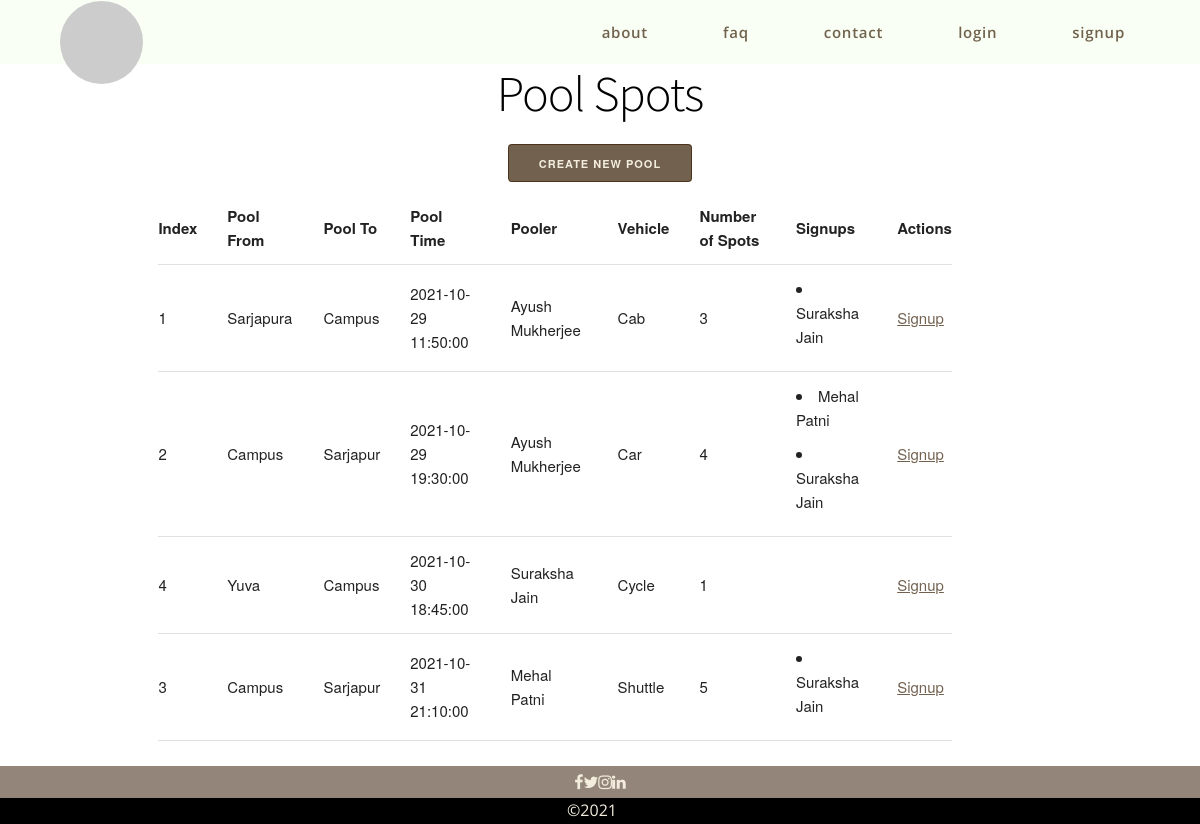
Before: /pool/ with the older database file.
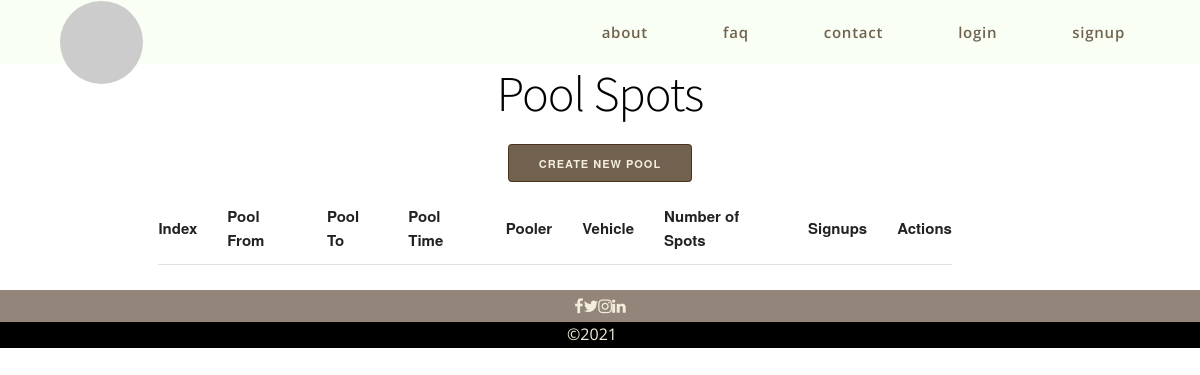
After: the same page with the newer database file.
### suslab/users/models.py (models this page shows, shortened)
class ProductBase(db.Model):
    __abstract__ = True
    id = db.Column(db.Integer, primary_key=True)
    date_created = db.Column(db.DateTime, default=db.func.current_timestamp())
    date_modified = db.Column(db.DateTime, default=db.func.current_timestamp(),
                              onupdate=db.func.current_timestamp())

class Pool(ProductBase):
    __tablename__ = 'pools'
    from_ = db.Column(db.String(32), nullable=False)
    to_ = db.Column(db.String(32), nullable=False)
    time = db.Column(db.DateTime, nullable=False)
    vehicle = db.Column(db.String(32), nullable=False)
    spots = db.Column(db.Integer, nullable=False)
    pooler_id = db.Column(db.Integer, db.ForeignKey('poolers.id'))
    pooler = db.relationship('Pooler', backref=db.backref('pools'))
    signups = db.relationship('Signup', secondary='pools_signups', backref=db.backref('pools'))

class User(db.Model, UserMixin):
    __tablename__ = 'users'
    id = db.Column(db.Integer, primary_key=True)
    email = db.Column(db.String(128), unique=True)
    password = db.Column(db.String(32))
    name = db.Column(db.String(64))
    active = db.Column(db.Boolean())
    confirmed_at = db.Column(db.DateTime())
    roles = db.relationship('Role', secondary=roles_users,
                            backref=db.backref('users', lazy='dynamic'))

class ReferenceUserMixin():
    @declared_attr
    def user_id(cls):
        return db.Column(db.Integer, db.ForeignKey('users.id'))

class Signup(ReferenceUserMixin, db.Model):
    __tablename__ = 'signups'
    id = db.Column(db.Integer, primary_key=True)

### suslab/pool/controllers.py (the view)
@pool.route('/', methods=['GET', 'POST'])
def index():
    Pool, *_ = _db_conn()
    pools = Pool.query.order_by(Pool.time).all()
    return render_template('pool/index.html', pools=pools)

### suslab/__init__.py (called while the page is built)
@app.context_processor
def utility_processor():
    def user_avatar(user_name, category='croodles-neutral'):
        user_name_clean = '-'.join(user_name.split())
        return f'https://avatars.dicebear.com/api/{category}/{user_name_clean}.svg'
    return dict(user_avatar=user_avatar)

### suslab/pool/controllers.py (called while the page is built)
def _db_conn():
    from suslab.users.models import Pool, Pooler, Signup
    from suslab import db
    return Pool, Pooler, Signup, db

### suslab/templates/pool/index.html (shortened to what this page needs)
{% extends './base.html' %}
{% block head %}
<link rel="stylesheet" href="{{ url_for('static', filename='css/bulletin.css') }}">
{% endblock %}
{% block body %}
<h1 class="title">Pool Spots</h1>
<div id="bulletin-form-link">
    <a href="/pool/create-pool" class="button button-primary">Create New Pool</a>
</div>
<div class="container">
    <div class="row">
        <div class="ten columns">
            <table class="center">
                <tr>
                    <th>Index</th>
                    <th>Pool From</th>
                    <th>Pool To</th>
                    <th>Pool Time</th>
                    <th>Pooler</th>
                    <th>Vehicle</th>
                    <th>Number of Spots</th>
                    <th>Signups</th>
                    <th>Actions</th>
                </tr>
                {% for pool in pools %}
                    <tr>
                        <td>{{ pool.id }}</td>
                        <td>{{ pool.from_ }}</td>
                        <td>{{ pool.to_ }}</td>
                        <td>{{ pool.time }}</td>
                        <td>{{ pool.pooler.user.name }}</td>
                        <td>{{ pool.vehicle }}</td>
                        <td>{{ pool.spots }}</td>
                        <td>
                            {%if pool.signups %}
                                {% for signup in pool.signups %}
                                    <li>{{ signup.user.name }}</li>
                                {% endfor %}
                            {% endif %}
                        </td>
                        <td>
                            <a href="/pool/signup/{{pool.id}}">Signup</a>
                        </td>
                    </tr>
                {% endfor %}
            </table>
        </div>
    </div>
</div>
{% endblock %}

### suslab/templates/base.html (shortened to what this page needs)
<!doctype html>
<html class="no-js" lang="">
<head>
  <link rel="stylesheet" href="https://cdnjs.cloudflare.com/ajax/libs/font-awesome/4.7.0/css/font-awesome.min.css">
  <link rel="stylesheet" href="{{ url_for('static', filename='css/normalize.css') }}">
  <link rel="stylesheet" href="{{ url_for('static', filename='css/skeleton.css') }}">
  <link rel="stylesheet" href="{{ url_for('static', filename='css/base.css') }}">
  {% block head %}{% endblock %}
</head>
<body>
  <nav class="navbar">
    <div class="home" id="home">
      <a href="/" class="logo">
        <img class="logo" id="logo" src="https://picsum.photos/200">
      </a>
    </div>
    <div class="nav-group flex-horizontal">
      <ul class="nav-group-list flex-group-list">
        <li class="nav-item flex-text-item"><a class="nav-item-link">about</a></li>
        <li class="nav-item flex-text-item"><a class="nav-item-link">faq</a></li>
        <li class="nav-item flex-text-item"><a class="nav-item-link" href="/contact">contact</a></li>
        {% if current_user.is_authenticated %}
        <li class="nav-item flex-text-item"><a href="/logout"class="nav-item-link">logout</a></li>
      </ul>
    </div>
        {% else %}
          <li class="nav-item flex-text-item"><a href="/login" class="nav-item-link">login</a></li>
          <li class="nav-item flex-text-item"><a href="/register" class="nav-item-link">signup</a></li>
          {% endif %}
      </ul>
    </div>
  </nav>
  <div class="spacer"></div>
  {% block body %}{% endblock %}
  <section class="social-media flex-horizontal">
      <div class="social-media-icon facebook">
        <a href="https://www.facebook.com/suscom.apu" target="_blank" rel="noopener noreferrer" class="fa fa-facebook"></a>
      </div>
      <div class="social-media-icon twitter">
        <a href="https://twitter.com/ApuSuscom" target="_blank" rel="noopener noreferrer" class="fa fa-twitter"></a>
      </div>
      <div class="social-media-icon instagram">
        <a href="https://www.instagram.com/suscom_apu" target="_blank" rel="noopener noreferrer" class="fa fa-instagram"></a>
      </div>
      <div class="social-media-icon linkedin">
        <a href="https://www.linkedin.com/in/suscom-apu-511904211" target="_blank" rel="noopener noreferrer" class="fa fa-linkedin"></a>
      </div>
  </section>
  <footer>
    <ul class="flex-horizontal flex-group-list">
      <li class="footer-item flex-text-item">&#169;2021</li>
    </ul>
  </footer>
</body>
</html>

### suslab/static/css/skeleton.css (style rules this page uses)
:root { --colour-primary: rgba(236, 255, 220, 0.33); --colour-accent: rgba(120, 103, 88, 0.8); --colour-dark: rgba(56, 31, 7, 0.7); --colour-primary-opaque: rgba(236, 255, 220, 1); --colour-accent-opaque: rgba(120, 103, 88, 1); --colour-dark-opaque: rgba(56, 31, 7, 1); --colour-white: rgb(242, 237, 221); --colour-black: black; --colour-transparent: rgba(255, 255, 255, 0.16); --colour-warn: red; --ff-accent: 'Open Sans', sans-serif; --ff-sans: 'Source Sans Pro', sans-serif; --nav-height: 8vh; --section-height-primary: 100vh; --section-height-reduced: 55vh; --section-height-strip: 4vh; --gap: 2 rem; }
.container { position: relative; width: 100%; max-width: 960px; margin: 0 auto; padding: 0 20px; box-sizing: border-box; }
.column, .columns { width: 100%; float: left; box-sizing: border-box; }
@media (min-width: 400px) { .container { width: 85%; padding: 0; } }
@media (min-width: 700px) { .container { width: 80%; } }
@media (min-width: 700px) { .column, .columns { margin-left: 4%; } }
@media (min-width: 700px) { .ten.columns { width: 82.6666666667%; } }
html { font-size: 62.5%; }
body { font-size: 1.5em; line-height: 1.6; font-weight: 400; font-family: "Raleway", "HelveticaNeue", "Helvetica Neue", Helvetica, Arial, sans-serif; color: #222; }
h1, h2, h3, h4, h5, h6 { margin-top: 0; margin-bottom: 2rem; font-weight: 300; }
h1 { font-size: 4.0rem; line-height: 1.2; letter-spacing: -.1rem; }
@media (min-width: 550px) { h1 { font-size: 5.0rem; } }
a { color: var(--colour-dark); }
a:not(.button, .button-primary):is(:hover, :focus) { color: var(--colour-dark-opaque); }
.button, button, input[type="submit"], input[type="reset"], input[type="button"] { display: inline-block; height: 38px; padding: 0 30px; color: var(--colour-dark-opaque); text-align: center; font-size: 11px; font-weight: 600; line-height: 38px; letter-spacing: .1rem; text-transform: uppercase; text-decoration: none; white-space: nowrap; background-color: transparent; border-radius: 4px; border: 1px solid var(--colour-dark); cursor: pointer; box-sizing: border-box; }
.button.button-primary, button.button-primary, input[type="submit"].button-primary, input[type="reset"].button-primary, input[type="button"].button-primary { color: var(--colour-white); background-color: var(--colour-dark); border-color: var(--colour-dark); }
ul { list-style: circle inside; }
ol, ul { padding-left: 0; margin-top: 0; }
li { margin-bottom: 1rem; }
th, td { padding: 12px 15px; text-align: left; border-bottom: 1px solid #E1E1E1; }
th:first-child, td:first-child { padding-left: 0; }
th:last-child, td:last-child { padding-right: 0; }
button, .button { margin-bottom: 1rem; }
pre, blockquote, dl, figure, table, p, ul, ol, form { margin-bottom: 2.5rem; }
.container:after, .row:after, .u-cf { content: ""; display: table; clear: both; }

### suslab/static/css/bulletin.css (style rules this page uses)
.title { text-align: center; }
#bulletin-form-link { text-align: center; }

Changed rows visible on the page:
removed Pool: id "1", from_ "Sarjapura", to_ "Campus", time "2021-10-29 11:50:00", pooler.user.name "Ayush Mukherjee", vehicle "Cab", spots "3"
removed Signup: user.name "Suraksha Jain"
removed Pool: id "2", from_ "Campus", to_ "Sarjapur", time "2021-10-29 19:30:00", pooler.user.name "Ayush Mukherjee", vehicle "Car", spots "4"
removed Signup: user.name "Mehal Patni", shown under "2"
removed Pool: id "4", from_ "Yuva", to_ "Campus", time "2021-10-30 18:45:00", pooler.user.name "Suraksha Jain", vehicle "Cycle", spots "1"
removed Pool: id "3", from_ "Campus", to_ "Sarjapur", time "2021-10-31 21:10:00", pooler.user.name "Mehal Patni", vehicle "Shuttle", spots "5"
